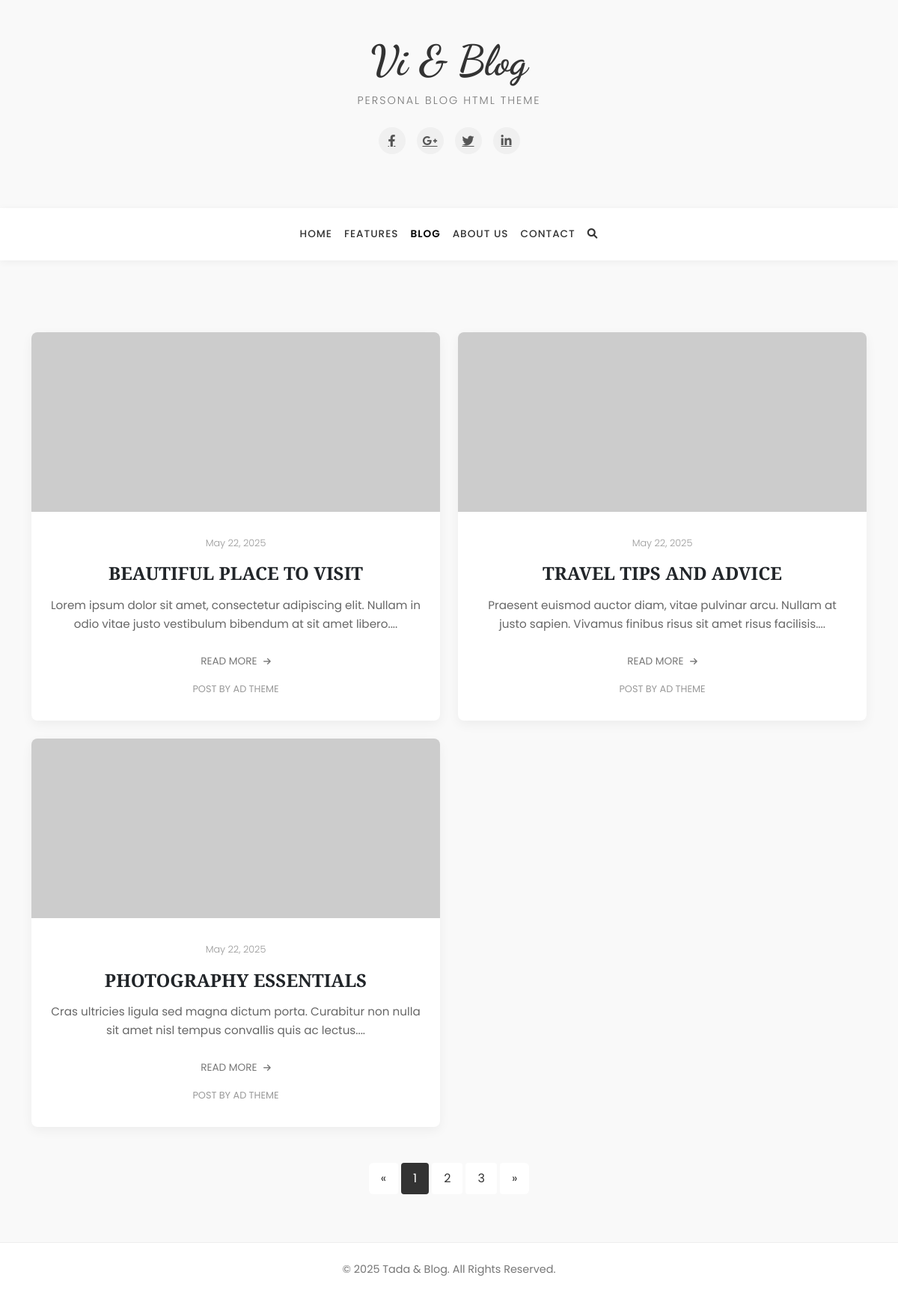
The page / on the database its author committed.
### tables this page shows
CREATE TABLE posts (
    id INT AUTO_INCREMENT PRIMARY KEY,
    title VARCHAR(255) NOT NULL,
    content TEXT NOT NULL,
    image VARCHAR(255),
    author VARCHAR(100) NOT NULL,
    created_at TIMESTAMP DEFAULT CURRENT_TIMESTAMP
);

### index.php (the view, shortened to what this page needs)
<?php
require_once 'config.php';
$sql = "SELECT * FROM posts ORDER BY created_at DESC";
$result = $conn->query($sql);
?>
<!DOCTYPE html>
<html lang="en">
<head>
    <link href="https://cdn.jsdelivr.net/npm/bootstrap@5.3.0-alpha1/dist/css/bootstrap.min.css" rel="stylesheet">
    <link rel="stylesheet" href="https://cdnjs.cloudflare.com/ajax/libs/font-awesome/6.0.0/css/all.min.css">
    <link rel="stylesheet" href="style.css">
</head>
<body>
    <header class="py-5 text-center">
        <div class="container">
            <h1 class="blog-title">Vi & Blog</h1>
            <p class="blog-slogan">PERSONAL BLOG HTML THEME</p>
            <div class="social-icons mb-4">
                <a href="#" class="social-icon"><i class="fab fa-facebook-f"></i></a>
                <a href="#" class="social-icon"><i class="fab fa-google-plus-g"></i></a>
                <a href="#" class="social-icon"><i class="fab fa-twitter"></i></a>
                <a href="#" class="social-icon"><i class="fab fa-linkedin-in"></i></a>
            </div>
        </div>
    </header>
    <nav class="navbar navbar-expand-lg navbar-light bg-white mb-5 py-3">
        <div class="container">
            <div class="collapse navbar-collapse justify-content-center" id="navbarNav">
                <ul class="navbar-nav">
                    <li class="nav-item">
                        <a class="nav-link" href="index.php">HOME</a>
                    </li>
                    <li class="nav-item">
                        <a class="nav-link" href="#">FEATURES</a>
                    </li>
                    <li class="nav-item">
                        <a class="nav-link active" href="index.php">BLOG</a>
                    </li>
                    <li class="nav-item">
                        <a class="nav-link" href="#">ABOUT US</a>
                    </li>
                    <li class="nav-item">
                        <a class="nav-link" href="#">CONTACT</a>
                    </li>
                    <li class="nav-item">
                        <a class="nav-link" href="#"><i class="fas fa-search"></i></a>
                    </li>
                </ul>
            </div>
        </div>
    </nav>
    <section class="blog-posts py-5">
        <div class="container">
            <div class="row g-4">
                <?php while ($post = $result->fetch_assoc()): ?>
                <div class="col-12 col-md-6">
                    <div class="card blog-card h-100">
                        <img src="<?php echo htmlspecialchars($post['image']); ?>" class="card-img-top" alt="Blog Post Image">
                        <div class="card-body text-center">
                            <p class="post-date"><?php echo date('F d, Y', strtotime($post['created_at'])); ?></p>
                            <h2 class="card-title"><?php echo htmlspecialchars($post['title']); ?></h2>
                            <p class="card-text"><?php echo substr(strip_tags($post['content']), 0, 150) . '...'; ?></p>
                            <a href="article.php?id=<?php echo $post['id']; ?>" class="read-more">READ MORE <i class="fas fa-arrow-right"></i></a>
                            <p class="post-author">POST BY <?php echo htmlspecialchars($post['author']); ?></p>
                        </div>
                    </div>
                </div>
                <?php endwhile; ?>
            </div>
            <nav class="mt-5">
                <ul class="pagination justify-content-center">
                    <li class="page-item">
                        <a class="page-link" href="#" aria-label="Previous">
                            <span aria-hidden="true">&laquo;</span>
                        </a>
                    </li>
                    <li class="page-item active"><a class="page-link" href="#">1</a></li>
                    <li class="page-item"><a class="page-link" href="#">2</a></li>
                    <li class="page-item"><a class="page-link" href="#">3</a></li>
                    <li class="page-item">
                        <a class="page-link" href="#" aria-label="Next">
                            <span aria-hidden="true">&raquo;</span>
                        </a>
                    </li>
                </ul>
            </nav>
        </div>
    </section>
    <footer class="py-4 text-center">
        <div class="container">
            <p>&copy; 2025 Tada & Blog. All Rights Reserved.</p>
        </div>
    </footer>
</body>
</html>

### style.css (style rules this page uses)
body { font-family: "Poppins", sans-serif; color: #333; background-color: #f9f9f9; background-image: url("https://subtle-patterns.com/patterns/white-waves.png"); line-height: 1.6; }
h1, h2, h3, h4, h5, h6 { font-family: "Playfair Display", serif; font-weight: 700; }
.blog-title { font-family: "Dancing Script", cursive; font-size: 3.5rem; margin-bottom: 0.5rem; color: #333; }
.blog-slogan { font-size: 0.9rem; letter-spacing: 2px; color: #777; margin-bottom: 1.5rem; font-weight: 300; }
.social-icons { display: flex; justify-content: center; gap: 15px; }
.social-icon { display: inline-flex; align-items: center; justify-content: center; width: 36px; height: 36px; border-radius: 50%; background-color: #f0f0f0; color: #555; transition: all 0.3s ease; }
.navbar { box-shadow: 0 2px 10px rgba(0, 0, 0, 0.05); }
.navbar-nav .nav-link { font-size: 0.85rem; font-weight: 500; letter-spacing: 1px; padding: 0.5rem 1.2rem; color: #333; }
.navbar-nav .nav-link.active { color: #000; font-weight: 600; }
.blog-card { border: none; border-radius: 8px; overflow: hidden; box-shadow: 0 5px 15px rgba(0, 0, 0, 0.05); transition: transform 0.3s ease, box-shadow 0.3s ease; }
.blog-card .card-img-top { height: 240px; object-fit: cover; }
.blog-card .card-body { padding: 2rem 1.5rem; }
.post-date { font-size: 0.8rem; color: #999; margin-bottom: 1rem; font-weight: 300; }
.blog-card .card-title { font-size: 1.5rem; margin-bottom: 1rem; font-weight: 700; text-transform: uppercase; }
.blog-card .card-text { color: #666; margin-bottom: 1.5rem; font-size: 0.95rem; }
.read-more { font-size: 0.85rem; color: #777; text-decoration: none; display: inline-block; margin-bottom: 1rem; transition: color 0.3s ease; }
.read-more i { font-size: 0.7rem; margin-left: 5px; }
.post-author { font-size: 0.8rem; color: #999; margin-bottom: 0; }
.pagination { margin-top: 3rem; }
.pagination .page-link { color: #333; border: none; padding: 0.5rem 1rem; margin: 0 5px; border-radius: 4px; }
.pagination .page-item.active .page-link { background-color: #333; color: #fff; }
footer { background-color: #fff; border-top: 1px solid #eee; color: #777; font-size: 0.9rem; }

### rows shown on the page
posts: created_at "May 22, 2025", title "BEAUTIFUL PLACE TO VISIT", content "Lorem ipsum dolor sit amet, consectetur adipiscing elit. Nullam in odio vitae justo vestibulum bibendum at sit amet libero.", author "AD THEME"
posts: created_at "May 22, 2025", title "TRAVEL TIPS AND ADVICE", content "Praesent euismod auctor diam, vitae pulvinar arcu. Nullam at justo sapien. Vivamus finibus risus sit amet risus facilisis.", author "AD THEME"
posts: created_at "May 22, 2025", title "PHOTOGRAPHY ESSENTIALS", content "Cras ultricies ligula sed magna dictum porta. Curabitur non nulla sit amet nisl tempus convallis quis ac lectus.", author "AD THEME"
